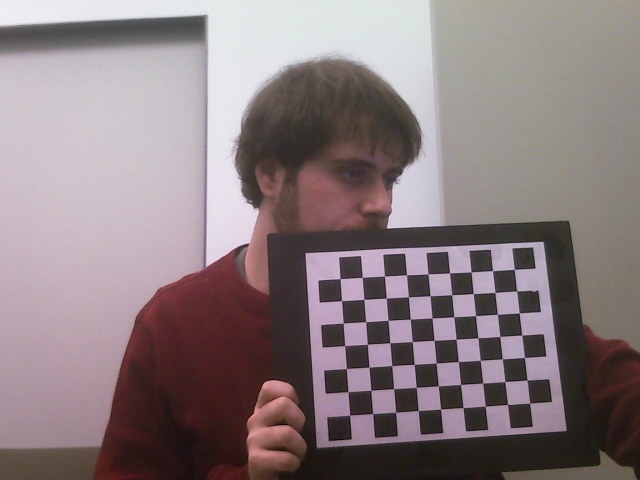
//> input picture Calibrator/data/stereoData/left21.jpg, 640 x 480 px, given in place of img1.png, which was not available
$ ./detector_descriptor_matcher_evaluation ../../Calibrator/data/stereoData/   (built with g++ and OpenCV 4, older OpenCV classes emulated)
//> lines starting //> are read from the running program, lines starting //| are printed output that depends on the picture; pictures that were not available may be replaced by others from this repository, and a replacement may not be noted
// [40 lines of licence text are left out]

#include "opencv2/imgproc/imgproc.hpp"
#include "opencv2/highgui/highgui.hpp"
#include "opencv2/features2d/features2d.hpp"

#include <stdlib.h>
#include <stdio.h>
#include <sys/stat.h>

#include <limits>
#include <cstdio>
#include <iostream>
#include <fstream>

using namespace std;
using namespace cv;

/*
The algorithm:

for each tested combination of detector+descriptor+matcher:

    create detector, descriptor and matcher,
    load their params if they are there, otherwise use the default ones and save them

    for each dataset:

        load reference image
        detect keypoints in it, compute descriptors

        for each transformed image:
            load the image
            load the transformation matrix
            detect keypoints in it too, compute descriptors

            find matches
            transform keypoints from the first image using the ground-truth matrix

            compute the number of matched keypoints, i.e. for each pair (i,j) found by a matcher compare
            j-th keypoint from the second image with the transformed i-th keypoint. If they are close, +1.

            so, we have:
               N - number of keypoints in the first image that are also visible
               (after transformation) on the second image

               N1 - number of keypoints in the first image that have been matched.

               n - number of the correct matches found by the matcher

               n/N1 - precision
               n/N - recall (?)

            we store (N, n/N1, n/N) (where N is stored primarily for tuning the detector's thresholds,
                                     in order to semi-equalize their keypoints counts)

*/

typedef Vec3f TVec; // (N, n/N1, n/N) - see above

static void saveloadDDM( const string& params_filename,
                         Ptr<FeatureDetector>& detector,
                         Ptr<DescriptorExtractor>& descriptor,
                         Ptr<DescriptorMatcher>& matcher )
{
    FileStorage fs(params_filename, FileStorage::READ);
    if( fs.isOpened() )
    {
        detector->read(fs["detector"]);
        descriptor->read(fs["descriptor"]);
        matcher->read(fs["matcher"]);
    }
    else
    {
        fs.open(params_filename, FileStorage::WRITE);
        fs << "detector" << "{";
        detector->write(fs);
        fs << "}" << "descriptor" << "{";
        descriptor->write(fs);
        fs << "}" << "matcher" << "{";
        matcher->write(fs);
        fs << "}";
    }
}

static Mat loadMat(const string& fsname)
{
    FileStorage fs(fsname, FileStorage::READ);
    Mat m;
    fs.getFirstTopLevelNode() >> m;
    return m;
}

static void transformKeypoints( const vector<KeyPoint>& kp,
                                vector<vector<Point2f> >& contours,
                                const Mat& H )
{
    const float scale = 256.f;
    size_t i, n = kp.size();
    contours.resize(n);
    vector<Point> temp;

    for( i = 0; i < n; i++ )
    {
        ellipse2Poly(Point2f(kp[i].pt.x*scale, kp[i].pt.y*scale),
                     Size2f(kp[i].size*scale, kp[i].size*scale),
                     0, 0, 360, 12, temp);
        Mat(temp).convertTo(contours[i], CV_32F, 1./scale);
        perspectiveTransform(contours[i], contours[i], H);
    }
}


// [87 lines left out: functions proccessMatches, saveResults, not called in this run]


int main(int argc, char** argv)
{
    static const char* ddms[] =
    {
        "ORBX_BF", "ORB", "ORB", "BruteForce-Hamming",
        "ORB_BF", "ORB", "ORB", "BruteForce-Hamming",
        "ORB3_BF", "ORB", "ORB", "BruteForce-Hamming(2)",
        "ORB4_BF", "ORB", "ORB", "BruteForce-Hamming(2)",
        //"ORB_LSH", "ORB", "ORB", "LSH"
        "SURF_BF", "SURF", "SURF", "BruteForce",
        0
    };

    static const char* datasets[] =
    {
        "bark", "bikes", "boat", "graf", "leuven", "trees", "ubc", "wall", 0
    };

    static const int imgXVals[] = { 2, 3, 4, 5, 6 }; // if scale, blur or light changes
    static const int viewpointXVals[] = { 20, 30, 40, 50, 60 }; // if viewpoint changes
    static const int jpegXVals[] = { 60, 80, 90, 95, 98 }; // if jpeg compression

    const double overlapThreshold = 0.6;

    vector<vector<vector<TVec> > > results; // indexed as results[ddm][dataset][testcase]

    string dataset_dir = "../../cv_testData/detectors_descriptors_evaluation/images_datasets";
    //string(getenv("OPENCV_TEST_DATA_PATH")) + "detectors_descriptors_evaluation/images_datasets";

    string dir=argc > 1 ? argv[1] : ".";

    if( dir[dir.size()-1] != '\\' && dir[dir.size()-1] != '/' )
        dir += "/";

    int result = system(("mkdir " + dir).c_str());

    CV_Assert(result == 0);

    for( int i = 0; ddms[i*4] != 0; i++ )
    {
        const char* name = ddms[i*4];
        const char* detector_name = ddms[i*4+1];
        const char* descriptor_name = ddms[i*4+2];
        const char* matcher_name = ddms[i*4+3];
        string params_filename = dir + string(name) + "_params.yml";

        cout << "Testing " << name << endl;

        Ptr<FeatureDetector> detector = FeatureDetector::create(detector_name);
        Ptr<DescriptorExtractor> descriptor = DescriptorExtractor::create(descriptor_name);
        Ptr<DescriptorMatcher> matcher = DescriptorMatcher::create(matcher_name);

        saveloadDDM( params_filename, detector, descriptor, matcher );

        results.push_back(vector<vector<TVec> >());

        for( int j = 0; datasets[j] != 0; j++ )
        {
            const char* dsname = datasets[j];

            cout << "\ton " << dsname << " ";
            cout.flush();

            const int* xvals = strcmp(dsname, "ubc") == 0 ? jpegXVals :
                strcmp(dsname, "graf") == 0 || strcmp(dsname, "wall") == 0 ? viewpointXVals : imgXVals;

            vector<KeyPoint> kp1, kp;
            vector<DMatch> matches;
            vector<vector<Point2f> > kp1t_contours, kp_contours;
            Mat desc1, desc;

            Mat img1 = imread(format("%s/%s/img1.png", dataset_dir.c_str(), dsname), 0);
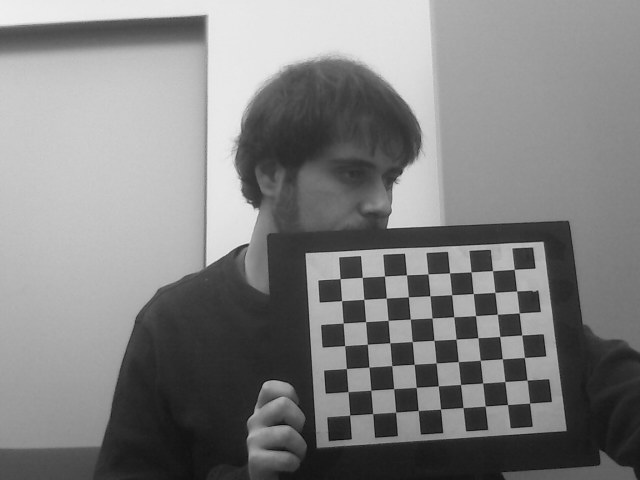
//> img1: 480 rows x 640 cols, CV_8UC1; min 8, max 240, mean 128.4
            cout << format("%s/%s/img1.png", dataset_dir.c_str(), dsname) << endl;
            CV_Assert( !img1.empty() );

            detector->detect(img1, kp1);
//> kp1 = 500 keypoints; strongest (x, y, size): (472, 291, 31), (472, 290, 37.2), (361, 275, 31), (341, 281, 31)
            descriptor->compute(img1, kp1, desc1);

            results[i].push_back(vector<TVec>());

            for( int k = 2; ; k++ )
            {
                cout << ".";
                cout.flush();
                Mat imgK = imread(format("%s/%s/img%d.png", dataset_dir.c_str(), dsname, k), 0);
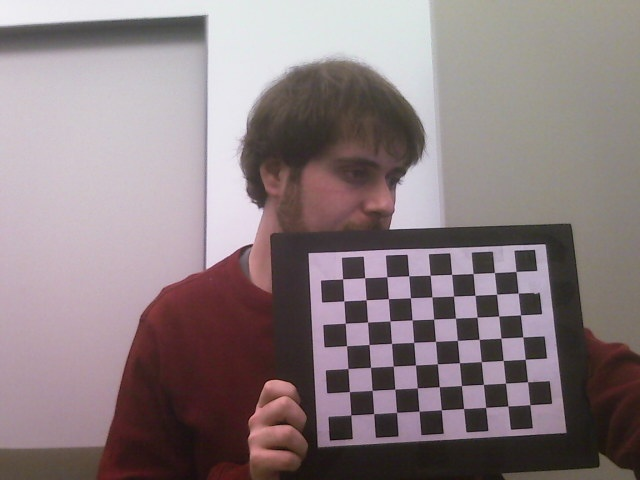
//> input picture Calibrator/data/stereoData/left22.jpg, 640 x 480 px, given in place of img2.png, which was not available
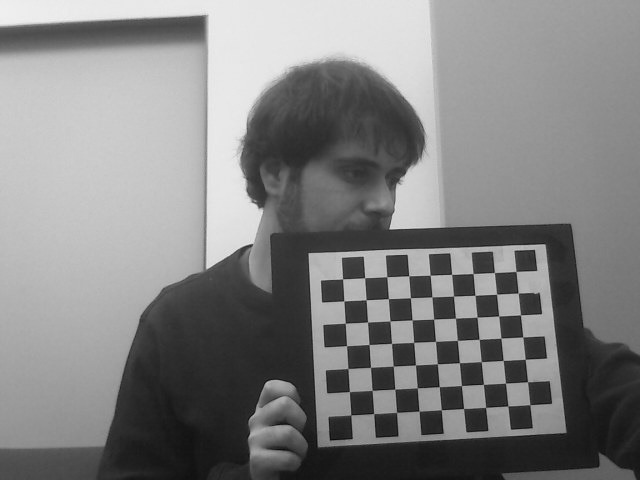
//> imgK: 480 rows x 640 cols, CV_8UC1; min 9, max 239, mean 129
                if( imgK.empty() )
                    break;

                detector->detect(imgK, kp);
//> kp = 500 keypoints; strongest (x, y, size): (450, 273, 31), (363, 276, 31), (367, 302, 31), (406, 275, 31)
                descriptor->compute(imgK, kp, desc);
                matcher->match( desc, desc1, matches );
//> matches = 500 matches

                Mat H = loadMat(format("%s/%s/H1to%dp.xml", dataset_dir.c_str(), dsname, k));

                transformKeypoints( kp1, kp1t_contours, H );
//> in transformKeypoints, `size_t i, n = kp.size();`: n = 500
//> in transformKeypoints, `contours.resize(n);`: contours = 500 point lists
//> (the run ends here: the program stops with an error, at `perspectiveTransform(contours[i], contours[i], H);`)
